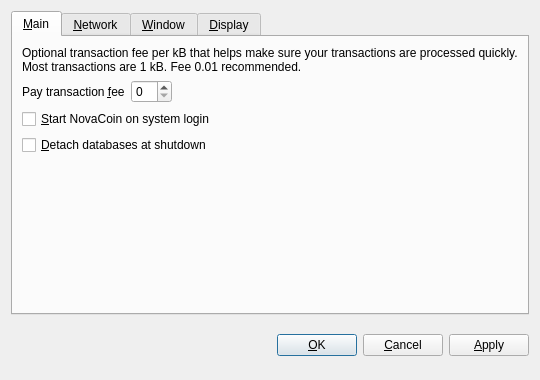
<?xml version="1.0" encoding="UTF-8"?>
<ui version="4.0">
 <class>OptionsDialog</class>
 <widget class="QDialog" name="OptionsDialog">
  <property name="geometry">
   <rect>
    <x>0</x>
    <y>0</y>
    <width>540</width>
    <height>380</height>
   </rect>
  </property>
  <property name="windowTitle">
   <string>Options</string>
  </property>
  <property name="modal">
   <bool>true</bool>
  </property>
  <layout class="QVBoxLayout" name="verticalLayout">
   <item>
    <widget class="QTabWidget" name="tabWidget">
     <property name="tabPosition">
      <enum>QTabWidget::North</enum>
     </property>
     <property name="currentIndex">
      <number>0</number>
     </property>
     <widget class="QWidget" name="tabMain">
      <attribute name="title">
       <string>&amp;Main</string>
      </attribute>
      <layout class="QVBoxLayout" name="verticalLayout_Main">
       <item>
        <widget class="QLabel" name="transactionFeeInfoLabel">
         <property name="text">
          <string>Optional transaction fee per kB that helps make sure your transactions are processed quickly. Most transactions are 1 kB. Fee 0.01 recommended.</string>
         </property>
         <property name="textFormat">
          <enum>Qt::PlainText</enum>
         </property>
         <property name="wordWrap">
          <bool>true</bool>
         </property>
        </widget>
       </item>
       <item>
        <layout class="QHBoxLayout" name="horizontalLayout_Main">
         <item>
          <widget class="QLabel" name="transactionFeeLabel">
           <property name="text">
            <string>Pay transaction &amp;fee</string>
           </property>
           <property name="textFormat">
            <enum>Qt::PlainText</enum>
           </property>
           <property name="buddy">
            <cstring>transactionFee</cstring>
           </property>
          </widget>
         </item>
         <item>
          <widget class="DotcoinAmountField" name="transactionFee"/>
         </item>
         <item>
          <spacer name="horizontalSpacer_Main">
           <property name="orientation">
            <enum>Qt::Horizontal</enum>
           </property>
           <property name="sizeHint" stdset="0">
            <size>
             <width>40</width>
             <height>20</height>
            </size>
           </property>
          </spacer>
         </item>
        </layout>
       </item>
       <item>
        <widget class="QCheckBox" name="dotcoinAtStartup">
         <property name="toolTip">
          <string>Automatically start NovaCoin after logging in to the system.</string>
         </property>
         <property name="text">
          <string>&amp;Start NovaCoin on system login</string>
         </property>
        </widget>
       </item>
       <item>
        <widget class="QCheckBox" name="detachDatabases">
         <property name="toolTip">
          <string>Detach block and address databases at shutdown. This means they can be moved to another data directory, but it slows down shutdown. The wallet is always detached.</string>
         </property>
         <property name="text">
          <string>&amp;Detach databases at shutdown</string>
         </property>
        </widget>
       </item>
       <item>
        <spacer name="verticalSpacer_Main">
         <property name="orientation">
          <enum>Qt::Vertical</enum>
         </property>
         <property name="sizeHint" stdset="0">
          <size>
           <width>20</width>
           <height>40</height>
          </size>
         </property>
        </spacer>
       </item>
      </layout>
     </widget>
     <widget class="QWidget" name="tabNetwork">
      <attribute name="title">
       <string>&amp;Network</string>
      </attribute>
      <layout class="QVBoxLayout" name="verticalLayout_Network">
       <item>
        <widget class="QCheckBox" name="mapPortUpnp">
         <property name="toolTip">
          <string>Automatically open the NovaCoin client port on the router. This only works when your router supports UPnP and it is enabled.</string>
         </property>
         <property name="text">
          <string>Map port using &amp;UPnP</string>
         </property>
        </widget>
       </item>
       <item>
        <widget class="QCheckBox" name="connectSocks">
         <property name="toolTip">
          <string>Connect to the NovaCoin network through a SOCKS proxy (e.g. when connecting through Tor).</string>
         </property>
         <property name="text">
          <string>&amp;Connect through SOCKS proxy:</string>
         </property>
        </widget>
       </item>
       <item>
        <layout class="QHBoxLayout" name="horizontalLayout_Network">
         <item>
          <widget class="QLabel" name="proxyIpLabel">
           <property name="text">
            <string>Proxy &amp;IP:</string>
           </property>
           <property name="textFormat">
            <enum>Qt::PlainText</enum>
           </property>
           <property name="buddy">
            <cstring>proxyIp</cstring>
           </property>
          </widget>
         </item>
         <item>
          <widget class="QValidatedLineEdit" name="proxyIp">
           <property name="maximumSize">
            <size>
             <width>140</width>
             <height>16777215</height>
            </size>
           </property>
           <property name="toolTip">
            <string>IP address of the proxy (e.g. 127.0.0.1)</string>
           </property>
          </widget>
         </item>
         <item>
          <widget class="QLabel" name="proxyPortLabel">
           <property name="text">
            <string>&amp;Port:</string>
           </property>
           <property name="textFormat">
            <enum>Qt::PlainText</enum>
           </property>
           <property name="buddy">
            <cstring>proxyPort</cstring>
           </property>
          </widget>
         </item>
         <item>
          <widget class="QLineEdit" name="proxyPort">
           <property name="maximumSize">
            <size>
             <width>55</width>
             <height>16777215</height>
            </size>
           </property>
           <property name="toolTip">
            <string>Port of the proxy (e.g. 9050)</string>
           </property>
          </widget>
         </item>
         <item>
          <widget class="QLabel" name="socksVersionLabel">
           <property name="text">
            <string>SOCKS &amp;Version:</string>
           </property>
           <property name="textFormat">
            <enum>Qt::PlainText</enum>
           </property>
           <property name="buddy">
            <cstring>socksVersion</cstring>
           </property>
          </widget>
         </item>
         <item>
          <widget class="QValueComboBox" name="socksVersion">
           <property name="toolTip">
            <string>SOCKS version of the proxy (e.g. 5)</string>
           </property>
          </widget>
         </item>
         <item>
          <spacer name="horizontalSpacer_Network">
           <property name="orientation">
            <enum>Qt::Horizontal</enum>
           </property>
           <property name="sizeHint" stdset="0">
            <size>
             <width>40</width>
             <height>20</height>
            </size>
           </property>
          </spacer>
         </item>
        </layout>
       </item>
       <item>
        <spacer name="verticalSpacer_Network">
         <property name="orientation">
          <enum>Qt::Vertical</enum>
         </property>
         <property name="sizeHint" stdset="0">
          <size>
           <width>20</width>
           <height>40</height>
          </size>
         </property>
        </spacer>
       </item>
      </layout>
     </widget>
     <widget class="QWidget" name="tabWindow">
      <attribute name="title">
       <string>&amp;Window</string>
      </attribute>
      <layout class="QVBoxLayout" name="verticalLayout_Window">
       <item>
        <widget class="QCheckBox" name="minimizeToTray">
         <property name="toolTip">
          <string>Show only a tray icon after minimizing the window.</string>
         </property>
         <property name="text">
          <string>&amp;Minimize to the tray instead of the taskbar</string>
         </property>
        </widget>
       </item>
       <item>
        <widget class="QCheckBox" name="minimizeOnClose">
         <property name="toolTip">
          <string>Minimize instead of exit the application when the window is closed. When this option is enabled, the application will be closed only after selecting Quit in the menu.</string>
         </property>
         <property name="text">
          <string>M&amp;inimize on close</string>
         </property>
        </widget>
       </item>
       <item>
        <spacer name="verticalSpacer_Window">
         <property name="orientation">
          <enum>Qt::Vertical</enum>
         </property>
         <property name="sizeHint" stdset="0">
          <size>
           <width>20</width>
           <height>40</height>
          </size>
         </property>
        </spacer>
       </item>
      </layout>
     </widget>
     <widget class="QWidget" name="tabDisplay">
      <attribute name="title">
       <string>&amp;Display</string>
      </attribute>
      <layout class="QVBoxLayout" name="verticalLayout_Display">
       <item>
        <layout class="QHBoxLayout" name="horizontalLayout_1_Display">
         <item>
          <widget class="QLabel" name="langLabel">
           <property name="text">
            <string>User Interface &amp;language:</string>
           </property>
           <property name="textFormat">
            <enum>Qt::PlainText</enum>
           </property>
           <property name="buddy">
            <cstring>lang</cstring>
           </property>
          </widget>
         </item>
         <item>
          <widget class="QValueComboBox" name="lang">
           <property name="toolTip">
            <string>The user interface language can be set here. This setting will take effect after restarting NovaCoin.</string>
           </property>
          </widget>
         </item>
        </layout>
       </item>
       <item>
        <layout class="QHBoxLayout" name="horizontalLayout_2_Display">
         <item>
          <widget class="QLabel" name="unitLabel">
           <property name="text">
            <string>&amp;Unit to show amounts in:</string>
           </property>
           <property name="textFormat">
            <enum>Qt::PlainText</enum>
           </property>
           <property name="buddy">
            <cstring>unit</cstring>
           </property>
          </widget>
         </item>
         <item>
          <widget class="QValueComboBox" name="unit">
           <property name="toolTip">
            <string>Choose the default subdivision unit to show in the interface and when sending coins.</string>
           </property>
          </widget>
         </item>
        </layout>
       </item>
       <item>
        <widget class="QCheckBox" name="displayAddresses">
         <property name="toolTip">
          <string>Whether to show NovaCoin addresses in the transaction list or not.</string>
         </property>
         <property name="text">
          <string>&amp;Display addresses in transaction list</string>
         </property>
        </widget>
       </item>
       <item>
        <spacer name="verticalSpacer_Display">
         <property name="orientation">
          <enum>Qt::Vertical</enum>
         </property>
         <property name="sizeHint" stdset="0">
          <size>
           <width>20</width>
           <height>40</height>
          </size>
         </property>
        </spacer>
       </item>
      </layout>
     </widget>
    </widget>
   </item>
   <item>
    <layout class="QHBoxLayout" name="horizontalLayout_Buttons">
     <item>
      <spacer name="horizontalSpacer_1">
       <property name="orientation">
        <enum>Qt::Horizontal</enum>
       </property>
       <property name="sizeHint" stdset="0">
        <size>
         <width>40</width>
         <height>48</height>
        </size>
       </property>
      </spacer>
     </item>
     <item>
      <widget class="QLabel" name="statusLabel">
       <property name="font">
        <font>
         <weight>75</weight>
         <bold>true</bold>
        </font>
       </property>
       <property name="text">
        <string/>
       </property>
       <property name="textFormat">
        <enum>Qt::PlainText</enum>
       </property>
       <property name="wordWrap">
        <bool>true</bool>
       </property>
      </widget>
     </item>
     <item>
      <spacer name="horizontalSpacer_2">
       <property name="orientation">
        <enum>Qt::Horizontal</enum>
       </property>
       <property name="sizeHint" stdset="0">
        <size>
         <width>40</width>
         <height>48</height>
        </size>
       </property>
      </spacer>
     </item>
     <item>
      <widget class="QPushButton" name="okButton">
       <property name="text">
        <string>&amp;OK</string>
       </property>
      </widget>
     </item>
     <item>
      <widget class="QPushButton" name="cancelButton">
       <property name="text">
        <string>&amp;Cancel</string>
       </property>
       <property name="autoDefault">
        <bool>false</bool>
       </property>
      </widget>
     </item>
     <item>
      <widget class="QPushButton" name="applyButton">
       <property name="text">
        <string>&amp;Apply</string>
       </property>
       <property name="autoDefault">
        <bool>false</bool>
       </property>
      </widget>
     </item>
    </layout>
   </item>
  </layout>
 </widget>
 <customwidgets>
  <customwidget>
   <class>DotcoinAmountField</class>
   <extends>QSpinBox</extends>
   <header>dotcoinamountfield.h</header>
  </customwidget>
  <customwidget>
   <class>QValueComboBox</class>
   <extends>QComboBox</extends>
   <header>qvaluecombobox.h</header>
  </customwidget>
  <customwidget>
   <class>QValidatedLineEdit</class>
   <extends>QLineEdit</extends>
   <header>qvalidatedlineedit.h</header>
  </customwidget>
 </customwidgets>
 <resources/>
 <connections/>
</ui>
